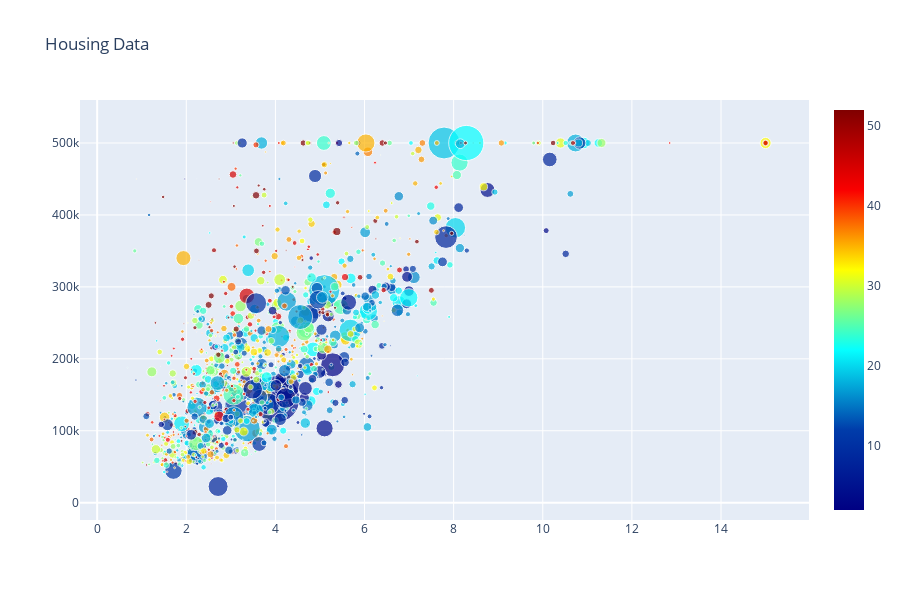

Notebook code cell kept with this figure:
### Code cell
data=[trace]

layout=go.Layout(height=600,width=900,
                title='Housing Data',
                hovermode='closest')

fig=go.Figure(data=data,
             layout=layout)
offline.iplot(fig)

### Figure 1 — Plotly figure (JSON) as saved in the notebook; plotly's stock layout.template omitted (floating-point values rounded to 4 significant figures; data arrays with more than 128 entries replaced by an {"elided": "..."} marker saying what was removed)
{"data": [{"marker": {"color": {"elided": "1445 int values"}, "colorscale": [[0, "rgb(0,0,131)"], [0.2, "rgb(0,60,170)"], [0.4, "rgb(5,255,255)"], [0.6, "rgb(255,255,0)"], [0.8, "rgb(250,0,0)"], [1, "rgb(128,0,0)"]], "showscale": true, "size": {"elided": "1445 int values"}, "sizeref": 500}, "mode": "markers", "type": "scatter", "x": {"elided": "1445 float values"}, "y": {"elided": "1445 int values"}}], "layout": {"height": 600, "hovermode": "closest", "title": {"text": "Housing Data"}, "width": 900}}
